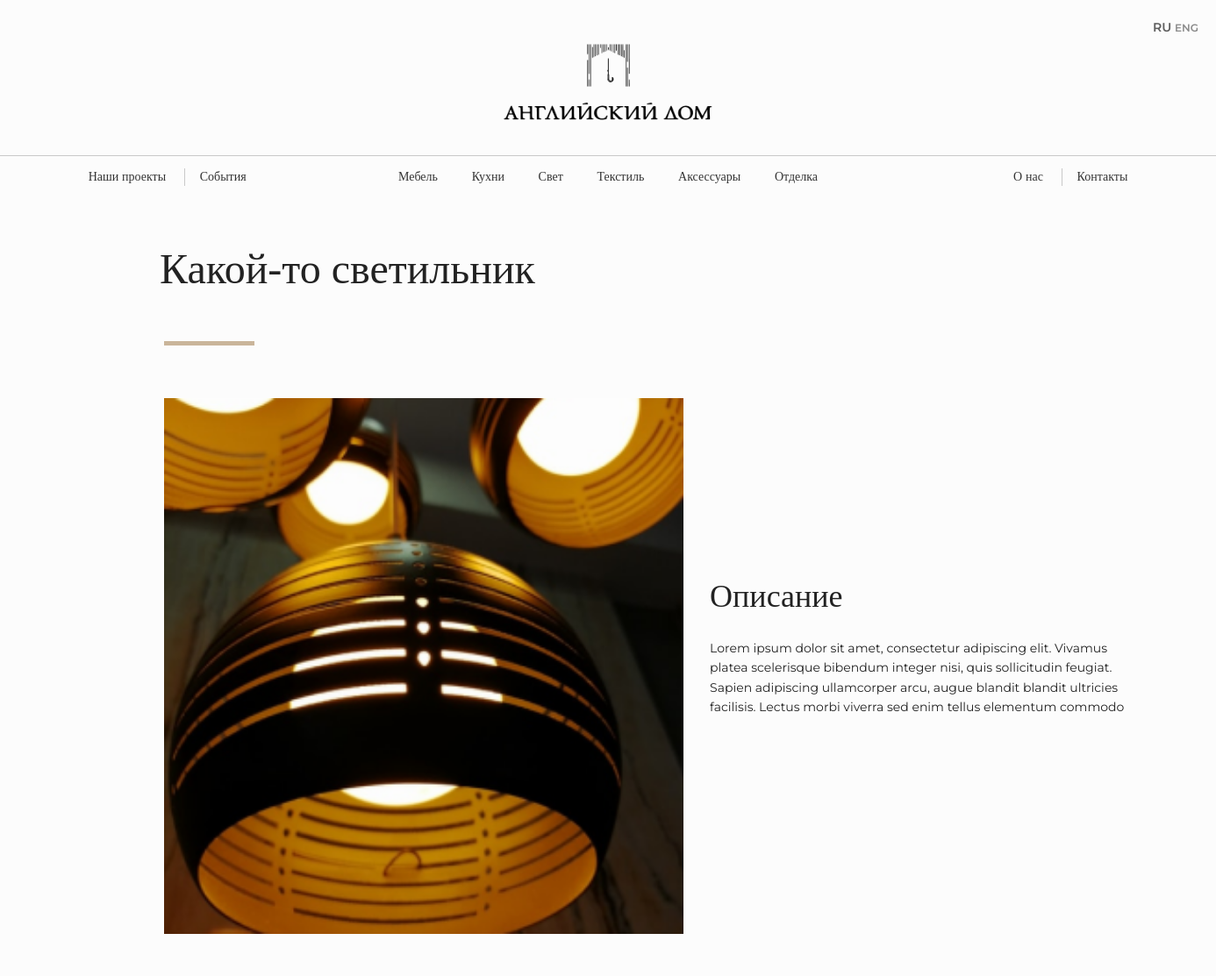
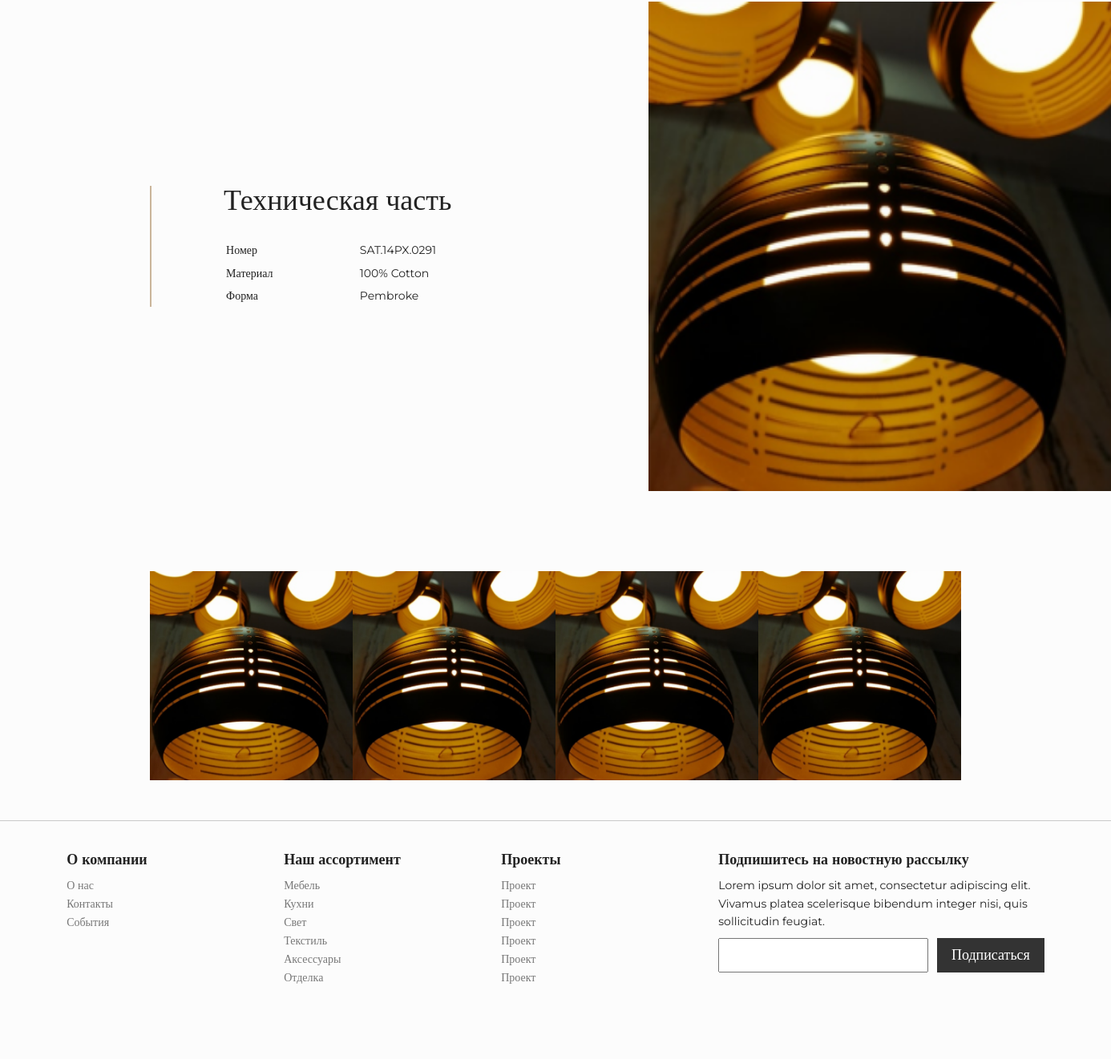
Page /product/1 on the committed database (2 pictures, top to bottom).
### main/models.py (models this page shows, shortened)
class Product(models.Model):
    Brand = models.ForeignKey( Brand, on_delete=models.CASCADE )
    title_ru = models.CharField('Название продукта ru' ,max_length=200, null=True)
    title_eng = models.CharField('Название продукта eng' ,max_length=200, null=True)
    description_text_ru = models.TextField('Описание на ru')
    description_text_eng = models.TextField('Описание на eng')
    category = models.ForeignKey(Category, on_delete=models.CASCADE )
    sku = models.CharField('Индивидуальный номер',max_length=200, default='')
    material_ru = models.CharField('материал на ru',max_length=200, default='')
    material_eng = models.CharField('материал на eng',max_length=200, default='')
    shape_ru = models.CharField('Форма на ru',max_length=200, default='')
    shape_eng = models.CharField('Форма на eng',max_length=200, default='')
    preview_image = models.ImageField('Превью',upload_to='images/products/', null=False, blank=False)
    detail_image_1 = models.ImageField('Внутреннее изображение', upload_to='images/products/detail/', null=True, blank=True)
    detail_image_2 = models.ImageField('Внутреннее изображение', upload_to='images/products/detail/', null=True, blank=True)
    detail_image_3 = models.ImageField('Внутреннее изображение', upload_to='images/products/detail/', null=True, blank=True)
    detail_image_4 = models.ImageField('Внутреннее изображение', upload_to='images/products/detail/', null=True, blank=True)
    detail_image_5 = models.ImageField('Внутреннее изображение', upload_to='images/products/detail/', null=True, blank=True)
    detail_image_6 = models.ImageField('Внутреннее изображение', upload_to='images/products/detail/', null=True, blank=True)
    class Meta:
        verbose_name = "Продукт"
        verbose_name_plural ="Продукты"

### main/views.py (the view)
# urls.py: path('product/<pk>', ProductDetailView.as_view(), name='product-detail'),
class ProductDetailView(DetailView):
    model = Product
    template_name = "main/product.html"
    context_object_name = 'product'

### main/templates/main/product.html
{% extends 'main/base.html' %} {% block content %} {% load static %}
<div class="content">
    <div class="section-part">
        <h1 class="caption">{{ product.title_ru }}</h1>
    </div>
    <section class="two-coluns">
        <img src="{{ product.detail_image_1.url }}" alt="">
        <div class="info-block right">
            <h3 class="title">Описание</h3>
            <p>Lorem ipsum dolor sit amet, consectetur adipiscing elit. Vivamus platea scelerisque bibendum integer nisi, quis sollicitudin feugiat. Sapien adipiscing ullamcorper arcu, augue blandit blandit ultricies facilisis. Lectus morbi viverra sed enim
                tellus elementum commodo</p>
        </div>
        <div class="info-block left">
            <h3 class="title">Техническая часть </h3>
            <div class="table">
                <span>Номер</span>
                <span>SAT.14PX.0291</span>
                <span>Материал</span>
                <span>100% Cotton</span>
                <span>Форма</span>
                <span>Pembroke</span>
            </div>
        </div>
        <img src="{{ product.detail_image_2.url }}" alt="">
    </section>
    <section class="four-columns">
        <img src="{{ product.detail_image_3.url }}" alt="">
        <img src="{{ product.detail_image_4.url }}" alt="">
        <img src="{{ product.detail_image_5.url }}" alt="">
        <img src="{{ product.detail_image_6.url }}" alt="">
    </section>
</div>
{% endblock %}

### main/static/css/main.css (style rules this page uses)
:root { --brown: #CAB59A; --white: #FCFCFC; }
html, body, span, h1, h2, h3, h4, h5, h6, p, a { color: #222; font-family: Montserrat; font-style: normal; font-weight: normal; font-size: 14px; line-height: 160%; text-decoration: none; margin: 10px 0; }
body { color: var(--white); background: var(--white); overflow-x: hidden; }
section.two-images, section.two-coluns { grid-template-columns: 1fr 1fr; grid-column-gap: 30px; grid-row-gap: 50px; align-items: center; }
section.four-columns { grid-template-columns: 1fr 1fr 1fr 1fr; grid-column-gap: 0px; align-items: center; }

### main/static/css/components.css (style rules this page uses)
h1.caption { font-family: Playfair Display; font-style: normal; font-weight: normal; font-size: 48px; line-height: 64px; margin-left: -5px; }
h1.caption:after { content: ''; display: block; margin-top: 50px; width: 103px; height: 5px; background: var(--brown); margin-left: 5px; }
.info-block { width: 500px; }
.info-block.left { padding-left: 90px; border-left: solid 2px #CAB59A; justify-self: start; }
.info-block.right { padding-right: 90px; border-right: solid 2px #CAB59A; justify-self: end; }
.info-block h3.title { font-family: Playfair Display; font-style: normal; font-weight: normal; font-size: 36px; line-height: 36px; margin-top: 0px; margin-bottom: 30px; }
.info-block .table { display: grid; grid-template-columns: 1fr 2fr; justify-items: start; }
.info-block.right p { padding-bottom: 30px; }
.info-block .table span { margin: 3px; }
.section-part { margin-top: 40px; display: grid; grid-template-columns: 1fr 1fr; align-items: center; }
section { display: grid; width: 100%; padding: 50px 0; }
.content { box-sizing: border-box; width: 100vw; padding: 0 13.5vw; }

### rows in the picture
Product: title_ru "Какой-то светильник", detail_image_1 (picture), detail_image_2 (picture), detail_image_3 (picture), detail_image_4 (picture), detail_image_5 (picture), detail_image_6 (picture)
